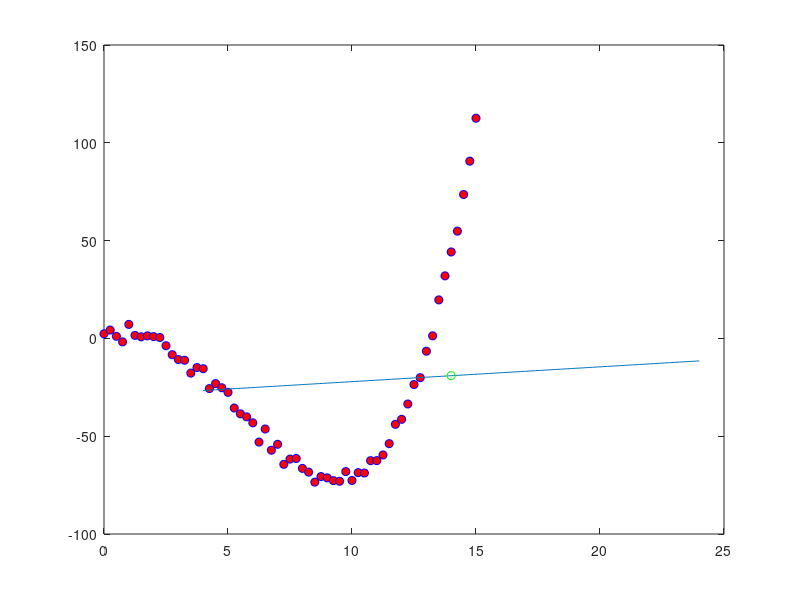
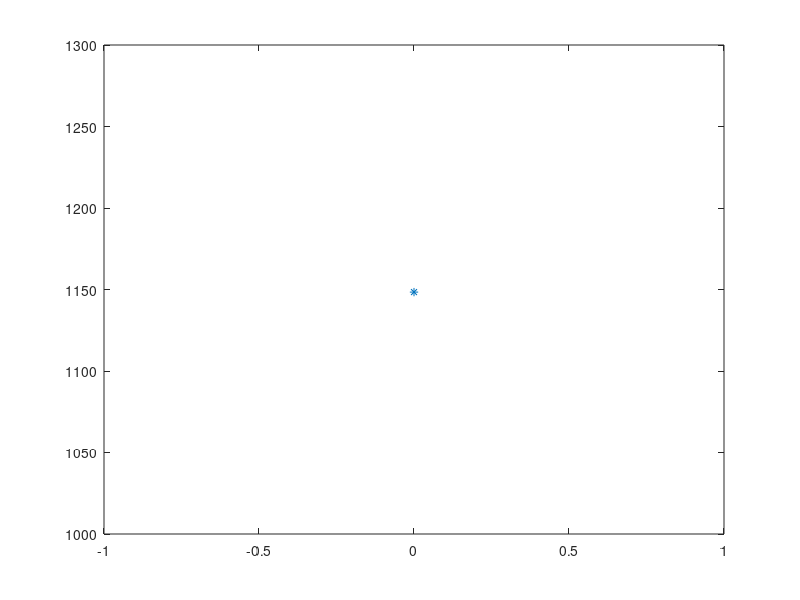

These figures' MATLAB source, in order:
clear all
close all
clc

load data

X = xp;
y = yp;

m = numel(y);

A=X;
X = [ones(m,1), X];
theta=zeros(2,1);
alpha = 0.01;
iter_max=1500;

for i=1:m
    h(i,1)= theta'*X(i,:)';
end

J = (1/(2*m))*sum((h-y).^2);
J_conver = zeros(iter_max,1);

[~,n]=size(X);

figure(2)
plot(0,J,'*');
hold on

for iter=1:iter_max
    J_conver(iter)=J;
    for j=1:n
        gradiente_j(j,1) = (1/m)*sum((h-y).*X(:,j));
    end
    theta=theta - alpha*gradiente_j;
    
    for i=1:m
        h(i,1)= theta'*X(i,:)';
    end
    J = (1/(2*m))*sum((h-y).^2);
    %figure(2)
    %plot(iter,J,'*');
end
% figure(1)
% plot(A,y,'ob','markerFaceColor','r');
% hold on
% plot(A,h);
% hold on
% disp('Theta:')
% disp(theta)
% disp('J (Error)')
% disp(J)
% %X
% x=15;
% fx=x*theta(1)+theta(2);
%plot(x,fx)
figure(1)
plot(A,y,'ob','markerFaceColor','r');
hold on

%figure
%plot(J_conver)


x=4:0.1:24;

f=numel(x);

x=[ones(f,1),x'];
for i=1:f
    h2(i,1)=theta'*x(i,:)';
end
figure(1)
plot(x(:,2),h2)
hold on

dato1=[1 14];
precio=theta'*dato1';

figure(1)
plot(dato1(2),precio,'go')





